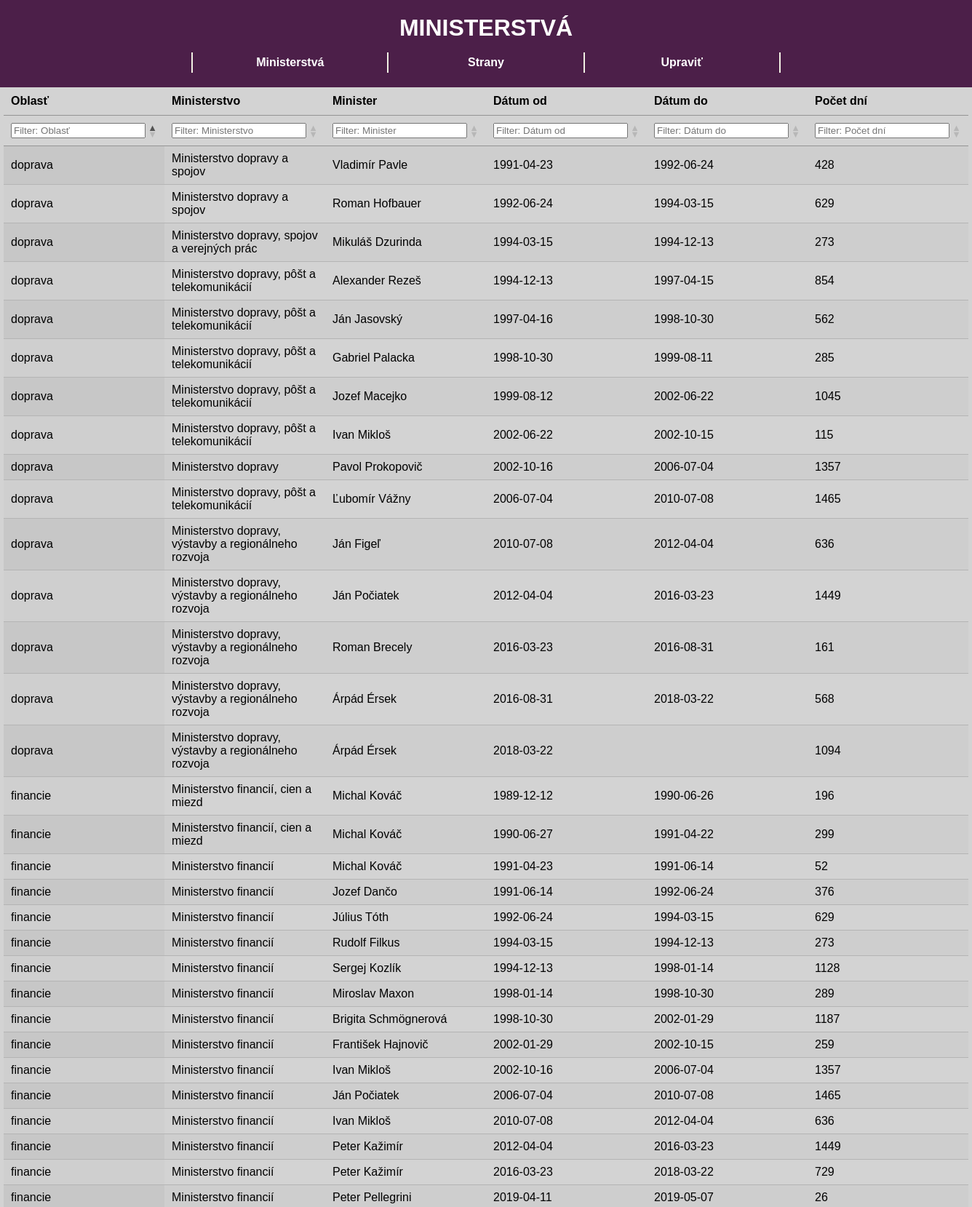
/Zadanie2/index.php (upper part), run on the app's committed database.
### tables this page shows
CREATE TABLE `osoby` (
  `id` int(11) NOT NULL,
  `id_vlady` int(11) NOT NULL,
  `id_utvary` int(11) NOT NULL,
  `meno` varchar(150) NOT NULL,
  `id_strany` int(11) DEFAULT NULL,
  `datumOD` date NOT NULL,
  `datumDO` date DEFAULT NULL
);

CREATE TABLE `utvary` (
  `id` int(11) NOT NULL,
  `nazov` varchar(150) NOT NULL
);

### Zadanie2/functions.php (the view, shortened to what this page needs)
<?php
require "config.php";
$db = new PDO("mysql:host=$hostname;dbname=$dbname;charset=utf8", $username, $password);
$db->setAttribute(PDO::ATTR_ERRMODE, PDO::ERRMODE_EXCEPTION);
function fillMinistriesTable() {
    global $db;
    $query = "SELECT
                CASE
                    WHEN utvary.nazov LIKE '%školstva%' THEN 'školstvo'
                    WHEN utvary.nazov LIKE '%zdravotníctva%' THEN 'zdravotníctvo'
                    WHEN utvary.nazov LIKE '%financií%' THEN 'financie'
                    WHEN utvary.nazov LIKE '%dopravy%' THEN 'doprava'
                    ELSE 'iné'
                END AS oblast,
                utvary.nazov AS ministerstvo,
                osoby.meno AS minister,
                osoby.datumOD AS od,
                osoby.datumDO AS do
                FROM utvary
                INNER JOIN osoby
                ON osoby.id_utvary = utvary.id";
    $stmt = $db->query($query);
    $results = $stmt->fetchAll(PDO::FETCH_ASSOC);
    foreach ($results as $result) {
        echo "<tr class='table-item'>";
        echo "<td>{$result['oblast']}</td>";
        echo "<td>{$result['ministerstvo']}</td>";
        echo "<td>{$result['minister']}</td>";
        echo "<td>{$result['od']}</td>";
        echo "<td>{$result['do']}</td>";
        $endDate = ($result['do']) ? $result['do'] : date("Y-m-d");
        $diff = strtotime($endDate) - strtotime($result['od']);
        $days = abs(round($diff / 86400));
        echo "<td>{$days}</td>";
        echo "</tr>";
    }
}

### Zadanie2/index.php (shortened to what this page needs)
<!DOCTYPE html>
<html lang="sk">
    <head>
        <link rel="stylesheet" type="text/css" href="https://cdn.datatables.net/1.10.20/css/jquery.dataTables.min.css">
        <link rel="stylesheet" type="text/css" href="styles.css">
    </head>
    <body>
        <header>
            <h1>MINISTERSTVÁ</h1>
            <nav>
                <ul>
                    <li class="menu-item1">
                        <a href="index.php">Ministerstvá</a>
                    </li>
                    <li>
                        <a href="parties.php">Strany</a>
                    </li>
                    <li class="menu-item2">
                        <a href="edit.php">Upraviť</a>
                    </li>
                </ul>
            </nav>
        </header>
        <section>
            <table id="table_id" class="display" style="width:60%">
                <thead>
                    <tr>
                        <th>Oblasť</th>
                        <th>Ministerstvo</th>
                        <th>Minister</th>
                        <th>Dátum od</th>
                        <th>Dátum do</th>
                        <th>Počet dní</th>
                    </tr>
                    <tr id="filters">
                        <th>Oblasť</th>
                        <th>Ministerstvo</th>
                        <th>Minister</th>
                        <th>Dátum od</th>
                        <th>Dátum do</th>
                        <th>Počet dní</th>
                    </tr>
                </thead>
                <tbody>
                    <?php
                        require "functions.php";
                        fillMinistriesTable();
                    ?>
               </tbody>
            </table>
        </section>
    </body>
</html>

### Zadanie2/styles.css (style rules this page uses)
* { margin:0; }
header { background-color: #4c1f49; color:white; padding:20px 0; text-align:center; }
header h1 { padding-bottom: 15px; }
body { background-color:lightgrey; font-family: 'Calibri Light', helvetica, arial, verdana, sans, sans-serif; font-size:1em; }
nav { font-size: 1em; }
nav ul { list-style-type: none; padding: 0; overflow: hidden; display: flex; flex-wrap: wrap; justify-content: center; width: 100%; }
nav li { padding: 0; display: inline; float: left; width:20%; }
.menu-item1, .menu-item2 { border-left:2px solid #F1EFE3; border-right:2px solid #F1EFE3; }
nav li a { text-decoration: none; font-weight:bold; text-align: center; padding:5px; margin:0; display: block; color: white; }

### data on the page
osoby: oblast "financie", id_utvary.nazov "Ministerstvo financií, cien a miezd", meno "Michal Kováč", datumOD "1989-12-12", datumDO "1990-06-26"
osoby: oblast "financie", id_utvary.nazov "Ministerstvo financií, cien a miezd", meno "Michal Kováč", datumOD "1990-06-27", datumDO "1991-04-22"
osoby: oblast "doprava", id_utvary.nazov "Ministerstvo dopravy a spojov", meno "Vladimír Pavle", datumOD "1991-04-23", datumDO "1992-06-24"
osoby: oblast "financie", id_utvary.nazov "Ministerstvo financií", meno "Michal Kováč", datumOD "1991-04-23", datumDO "1991-06-14"
osoby: oblast "financie", id_utvary.nazov "Ministerstvo financií", meno "Jozef Dančo", datumOD "1991-06-14", datumDO "1992-06-24"
osoby: oblast "doprava", id_utvary.nazov "Ministerstvo dopravy a spojov", meno "Roman Hofbauer", datumOD "1992-06-24", datumDO "1994-03-15"
osoby: oblast "financie", id_utvary.nazov "Ministerstvo financií", meno "Július Tóth", datumOD "1992-06-24", datumDO "1994-03-15"
osoby: oblast "doprava", id_utvary.nazov "Ministerstvo dopravy, spojov a verejných prác", meno "Mikuláš Dzurinda", datumOD "1994-03-15", datumDO "1994-12-13"
osoby: oblast "financie", id_utvary.nazov "Ministerstvo financií", meno "Rudolf Filkus", datumOD "1994-03-15", datumDO "1994-12-13"
osoby: oblast "doprava", id_utvary.nazov "Ministerstvo dopravy, pôšt a telekomunikácií", meno "Alexander Rezeš", datumOD "1994-12-13", datumDO "1997-04-15"
osoby: oblast "doprava", id_utvary.nazov "Ministerstvo dopravy, pôšt a telekomunikácií", meno "Ján Jasovský", datumOD "1997-04-16", datumDO "1998-10-30"
osoby: oblast "financie", id_utvary.nazov "Ministerstvo financií", meno "Sergej Kozlík", datumOD "1994-12-13", datumDO "1998-01-14"
osoby: oblast "financie", id_utvary.nazov "Ministerstvo financií", meno "Miroslav Maxon", datumOD "1998-01-14", datumDO "1998-10-30"
osoby: oblast "financie", id_utvary.nazov "Ministerstvo financií", meno "Brigita Schmögnerová", datumOD "1998-10-30", datumDO "2002-01-29"
osoby: oblast "financie", id_utvary.nazov "Ministerstvo financií", meno "František Hajnovič", datumOD "2002-01-29", datumDO "2002-10-15"
osoby: oblast "doprava", id_utvary.nazov "Ministerstvo dopravy, pôšt a telekomunikácií", meno "Gabriel Palacka", datumOD "1998-10-30", datumDO "1999-08-11"
osoby: oblast "doprava", id_utvary.nazov "Ministerstvo dopravy, pôšt a telekomunikácií", meno "Jozef Macejko", datumOD "1999-08-12", datumDO "2002-06-22"
osoby: oblast "doprava", id_utvary.nazov "Ministerstvo dopravy, pôšt a telekomunikácií", meno "Ivan Mikloš", datumOD "2002-06-22", datumDO "2002-10-15"
osoby: oblast "financie", id_utvary.nazov "Ministerstvo financií", meno "Ivan Mikloš", datumOD "2002-10-16", datumDO "2006-07-04"
osoby: oblast "doprava", id_utvary.nazov "Ministerstvo dopravy", meno "Pavol Prokopovič", datumOD "2002-10-16", datumDO "2006-07-04"
osoby: oblast "financie", id_utvary.nazov "Ministerstvo financií", meno "Ján Počiatek", datumOD "2006-07-04", datumDO "2010-07-08"
osoby: oblast "doprava", id_utvary.nazov "Ministerstvo dopravy, pôšt a telekomunikácií", meno "Ľubomír Vážny", datumOD "2006-07-04", datumDO "2010-07-08"
osoby: oblast "doprava", id_utvary.nazov "Ministerstvo dopravy, výstavby a regionálneho rozvoja", meno "Ján Figeľ", datumOD "2010-07-08", datumDO "2012-04-04"
osoby: oblast "financie", id_utvary.nazov "Ministerstvo financií", meno "Ivan Mikloš", datumOD "2010-07-08", datumDO "2012-04-04"
osoby: oblast "financie", id_utvary.nazov "Ministerstvo financií", meno "Peter Kažimír", datumOD "2012-04-04", datumDO "2016-03-23"
osoby: oblast "doprava", id_utvary.nazov "Ministerstvo dopravy, výstavby a regionálneho rozvoja", meno "Ján Počiatek", datumOD "2012-04-04", datumDO "2016-03-23"
osoby: oblast "financie", id_utvary.nazov "Ministerstvo financií", meno "Peter Kažimír", datumOD "2016-03-23", datumDO "2018-03-22"
osoby: oblast "doprava", id_utvary.nazov "Ministerstvo dopravy, výstavby a regionálneho rozvoja", meno "Roman Brecely", datumOD "2016-03-23", datumDO "2016-08-31"
osoby: oblast "doprava", id_utvary.nazov "Ministerstvo dopravy, výstavby a regionálneho rozvoja", meno "Árpád Érsek", datumOD "2016-08-31", datumDO "2018-03-22"
osoby: oblast "financie", id_utvary.nazov "Ministerstvo financií", meno "Peter Pellegrini", datumOD "2019-04-11", datumDO "2019-05-07"
osoby: oblast "doprava", id_utvary.nazov "Ministerstvo dopravy, výstavby a regionálneho rozvoja", meno "Árpád Érsek", datumOD "2018-03-22"
